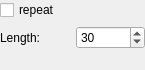
<ui version="4.0" >
 <class>SensorTimeConfiguration</class>
 <widget class="QWidget" name="SensorTimeConfiguration" >
  <property name="geometry" >
   <rect>
    <x>0</x>
    <y>0</y>
    <width>145</width>
    <height>70</height>
   </rect>
  </property>
  <property name="windowTitle" >
   <string>Form</string>
  </property>
  <layout class="QVBoxLayout" >
   <property name="leftMargin" >
    <number>0</number>
   </property>
   <property name="topMargin" >
    <number>0</number>
   </property>
   <property name="rightMargin" >
    <number>0</number>
   </property>
   <property name="bottomMargin" >
    <number>0</number>
   </property>
   <item>
    <widget class="QCheckBox" name="checkBoxRepeat" >
     <property name="text" >
      <string>repeat</string>
     </property>
    </widget>
   </item>
   <item>
    <layout class="QHBoxLayout" >
     <item>
      <widget class="QLabel" name="label_2" >
       <property name="text" >
        <string>Length:</string>
       </property>
      </widget>
     </item>
     <item>
      <widget class="QSpinBox" name="spinBoxLength" >
       <property name="minimum" >
        <number>1</number>
       </property>
       <property name="maximum" >
        <number>9999</number>
       </property>
       <property name="value" >
        <number>30</number>
       </property>
      </widget>
     </item>
    </layout>
   </item>
   <item>
    <spacer>
     <property name="orientation" >
      <enum>Qt::Vertical</enum>
     </property>
     <property name="sizeHint" >
      <size>
       <width>20</width>
       <height>40</height>
      </size>
     </property>
    </spacer>
   </item>
  </layout>
 </widget>
 <resources/>
 <connections/>
</ui>
